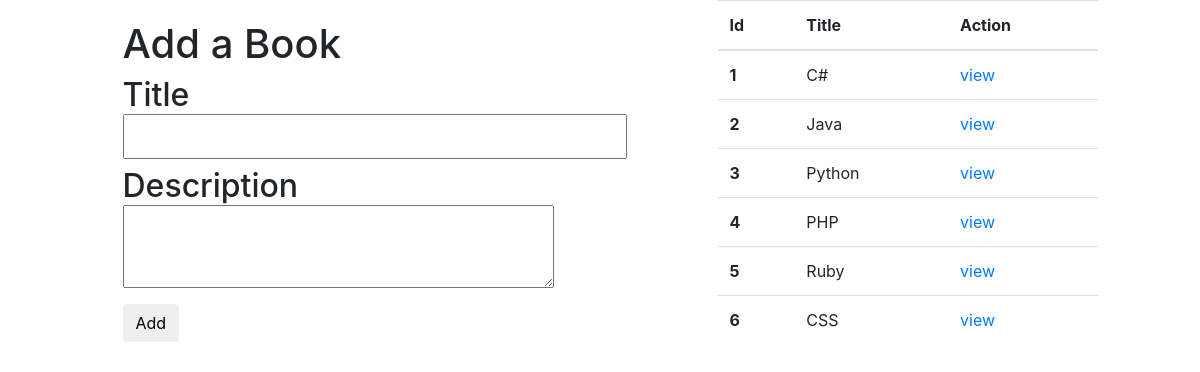
The page / on the database its author committed.
### books_authors_app/models.py (models this page shows)
class Book(models.Model):
    title = models.CharField(max_length=255)
    desc = models.TextField(null = True)
    created_at = models.DateTimeField(auto_now_add=True)
    updated_at = models.DateTimeField(auto_now=True)

### books_authors_app/views.py (the view)
# urls.py: path('', views.index),
def index(request):
    context = {
        "all_books":Book.objects.all()
    }
    return render (request,'index.html',context)

### books_authors_app/templates/index.html (shortened to what this page needs)
<!DOCTYPE html>
<html lang="en">
    <head>
        <link rel="stylesheet" href="https://maxcdn.bootstrapcdn.com/bootstrap/4.0.0/css/bootstrap.min.css">
    </head>
    <body>
        <div>
            <div class="row justify-content-around">
                <div class="col-4">
                    <form class="card-body" action="/add_book" method="post">
                        <h1>Add a Book</h1>
                        <h2>Title <input name="title" type="text"></h2>
                        <h2>Description <textarea name="desc" type="text"></textarea></h2>
                        <button class="btn" type="submit">Add</button>
                    </form>
                </div>
                <div class="col-4">
                    <table class="table">
                        <thead>
                            <tr>
                                <th scope="col">Id</th>
                                <th scope="col">Title</th>
                                <th scope="col">Action</th>
                            </tr>
                        </thead>
                        <tbody>
                            {% for book in all_books %}
                            <tr>
                                <th scope="row">{{book.id}}</th>
                                <td>{{book.title}}</td>
                                <td><a href="/book_desc/{{book.id}}">view</a></td>
                            </tr>
                            {% endfor %}
                        </tbody>
                    </table>
                </div>
            </div>
        </div>
    </body>
</html>

### rows shown on the page
Book: id "1", title "C#"
Book: id "2", title "Java"
Book: id "3", title "Python"
Book: id "4", title "PHP"
Book: id "5", title "Ruby"
Book: id "6", title "CSS"
